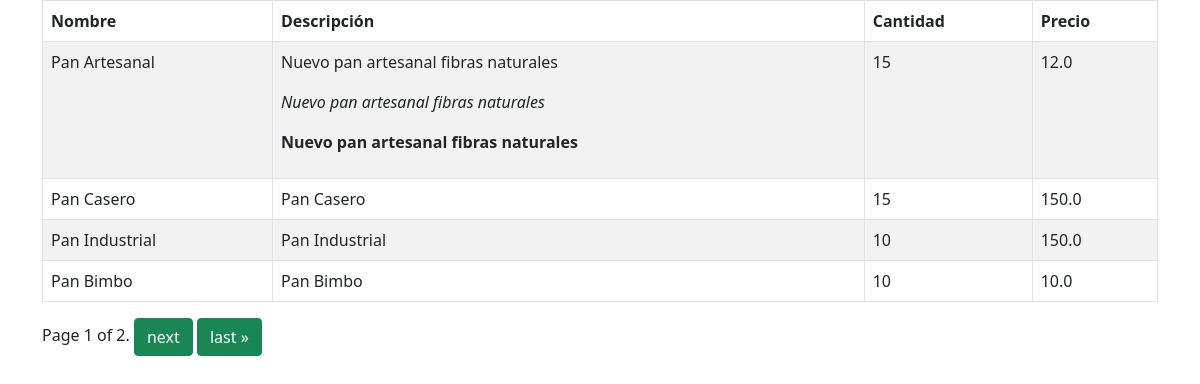
Screenshot of /inicio (signed in) with the database file from the repository.
### main/models.py (models this page shows, shortened)
class Product(models.Model):
    name = models.CharField(max_length=20)
    description = HTMLField(default="")
    quantity = models.IntegerField(default=0)
    unit_price = models.FloatField(default=0.0)
    class Meta:
        verbose_name_plural = "Productos"
        verbose_name = "Producto"

### main/views.py (the view)
# urls.py: path('inicio', views.home, name='home'),
@login_required
def home(request):
    products = Product.objects.all()
    paginator = Paginator(products, 4)
    page_number = request.GET.get('page')
    page_obj = paginator.get_page(page_number)
    context = {
        'products':page_obj
    }
    return  render(request, 'listado_productos.html', context=context)

### main/templates/listado_productos.html (shortened to what this page needs)
<!DOCTYPE html>
<html lang="en">
<head>
    <link href="https://cdn.jsdelivr.net/npm/bootstrap@5.0.0-beta1/dist/css/bootstrap.min.css" rel="stylesheet"
>
</head>
<body>
<div class="container">
    <table class="table table-bordered table-striped">
        <thead>
        <th>Nombre</th>
        <th>Descripción</th>
        <th>Cantidad</th>
        <th>Precio</th>
        </thead>
        <tbody>
        {% for product in products %}
            <tr>
                <td>{{ product.name }}</td>
                <td>
                    {% autoescape off %}
                        {{ product.description }}
                    {% endautoescape %}
                </td>
                <td>{{ product.quantity }}</td>
                <td>{{ product.unit_price }}</td>
            </tr>
        {% endfor %}
        </tbody>
    </table>
    <div class="pagination">
    <span class="step-links">
        <span class="current">
            Page {{ products.number }} of {{ products.paginator.num_pages }}.
        </span>
        {% if products.has_next %}
            <a class="btn btn-success btn-xs" href="?page={{ products.next_page_number }}">next</a>
            <a class="btn btn-success btn-xs" href="?page={{ products.paginator.num_pages }}">last &raquo;</a>
        {% endif %}
    </span>
    </div>
</div>
</body>
</html>

### rows the page displays
Product: name "Pan Artesanal", description "Nuevo pan artesanal fibras naturales Nuevo pan artesanal fibras naturales Nuevo pan artesanal fibras naturales", quantity "15", unit_price "12.0"
Product: name "Pan Casero", description "Pan Casero", quantity "15", unit_price "150.0"
Product: name "Pan Industrial", description "Pan Industrial", quantity "10", unit_price "150.0"
Product: name "Pan Bimbo", description "Pan Bimbo", quantity "10", unit_price "10.0"

### other values shown
{{ products.number }} "1"
{{ products.paginator.num_pages }} "2"
